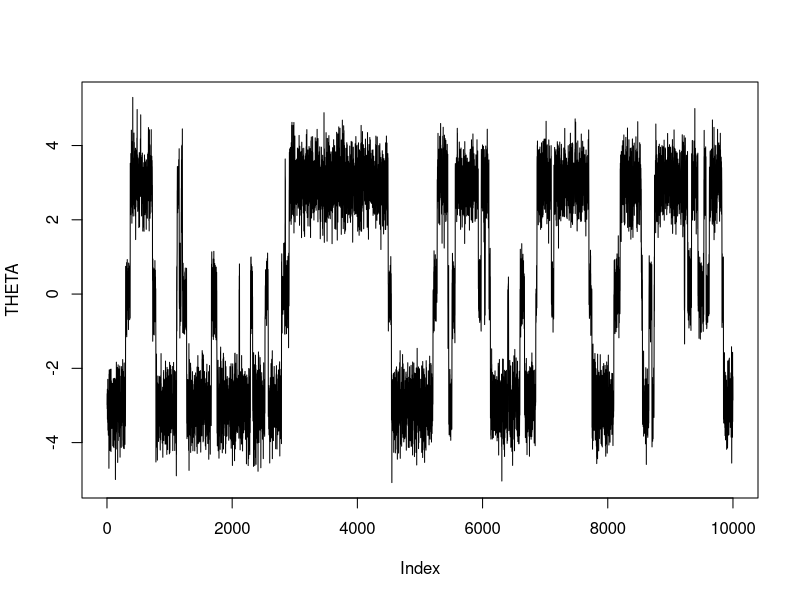
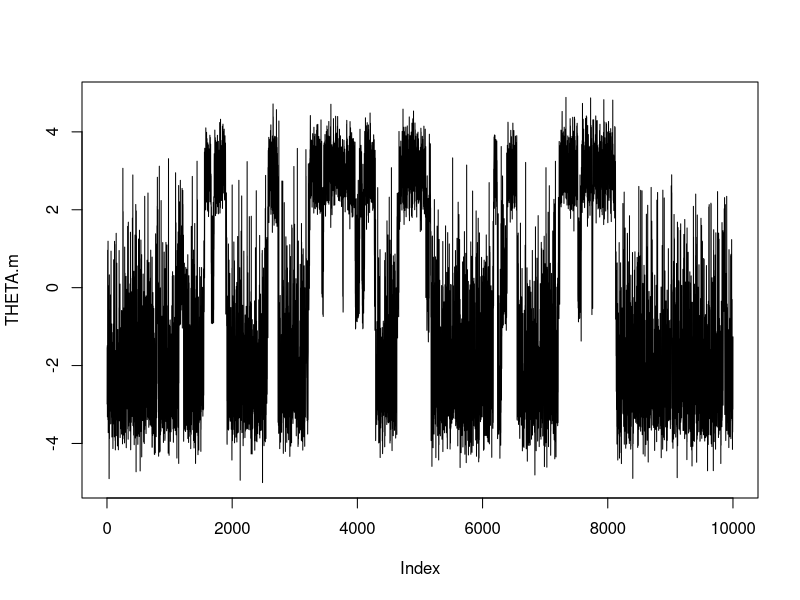
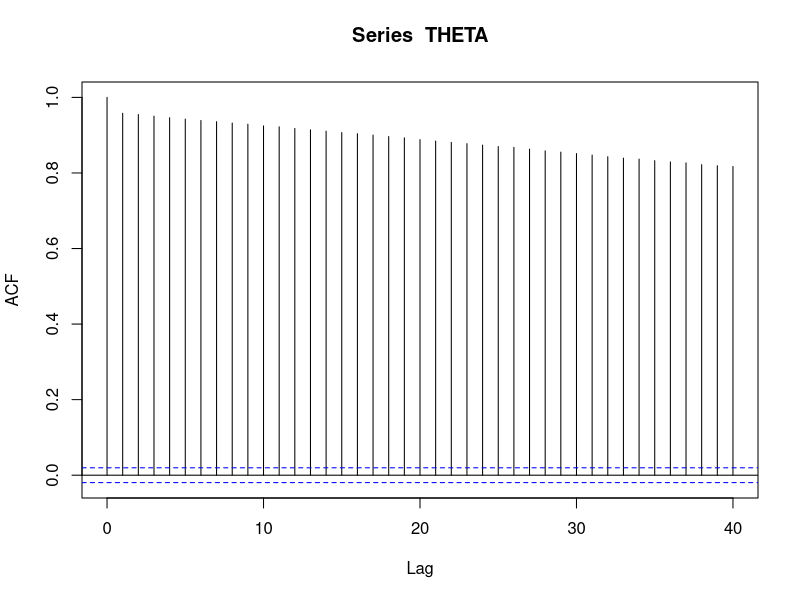
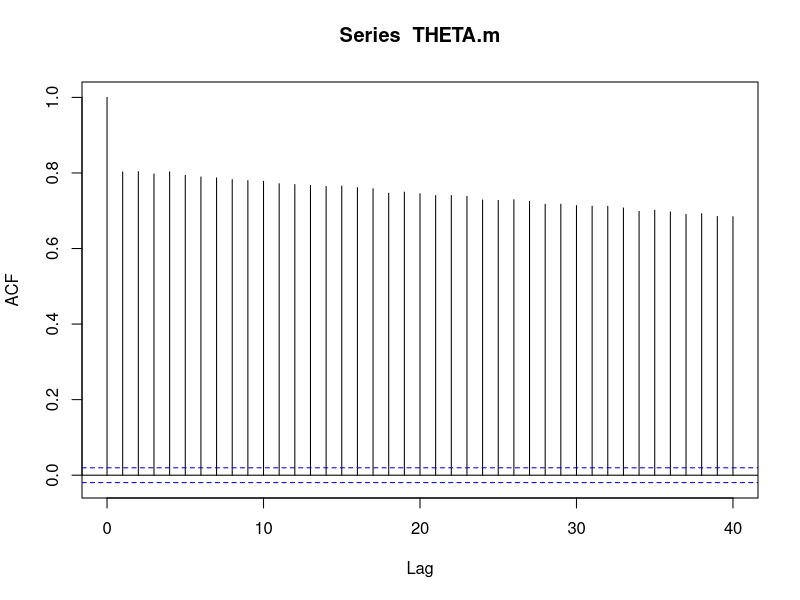
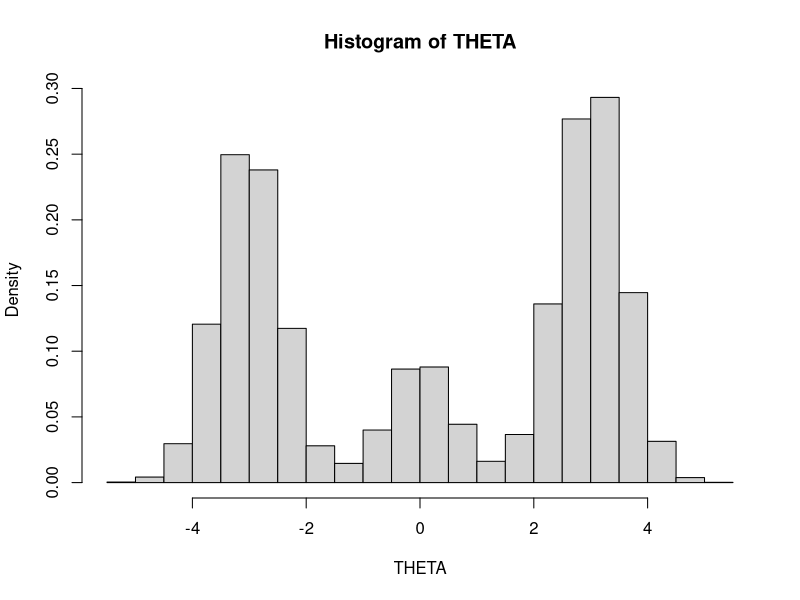
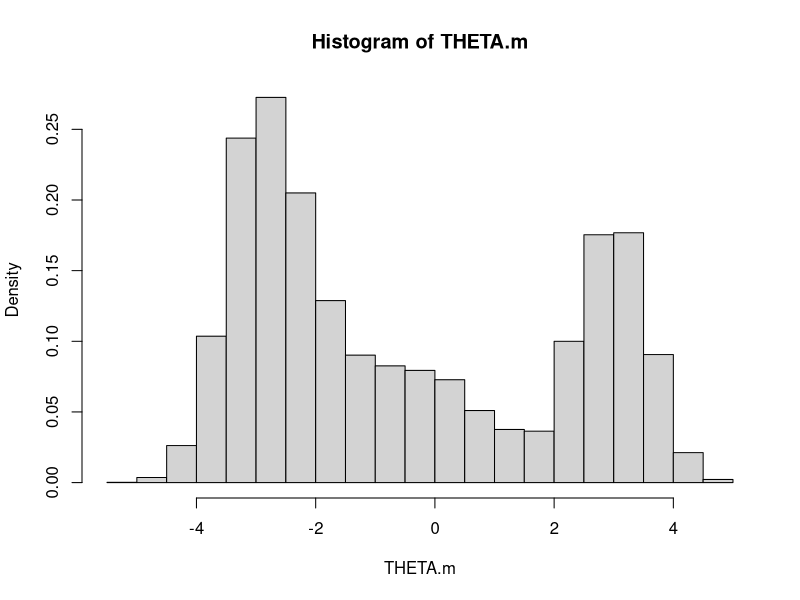

R code for these plots, in order:
## ---- chunk 1
#Gibbs

delta.prior <- c(0.45, 0.1, 0.45)
mu.delta <- c(-3, 0, 3)
sigma2.delta <- c(1/3, 1/3, 1/3)
delta <- sample(1:3, size = 1, prob = delta.prior)
THETA <- NULL
DELTA <- NULL
S <- 10000

for (s in 1:S){
  #generate theta
  theta <- rnorm(1, mu.delta[delta], sqrt(sigma2.delta[delta]))
  
  #generate delta
  delta.post <- rep(0, 3)
  for (i in 1:3) {
    delta.post[i] <- delta.prior[i] * dnorm(theta, mean = mu.delta[i], sd = sqrt(sigma2.delta[i]))
  }
  delta.post <- delta.post/sum(delta.post)
  delta <- sample(1:3, size = 1, prob = delta.post)
  
  #store values
  THETA[s] <- theta
  DELTA[s] <- delta
  
}
## ---- chunk 2
# Metropolis

delta.prior <- c(0.45, 0.1, 0.45)
mu.delta <- c(-3, 0, 3)
sigma2.delta <- c(1/3, 1/3, 1/3)
THETA.m <- NULL
DELTA.m <- NULL
delta <- sample(1:3, size = 1, prob = delta.prior)
theta <- rnorm(1, mu.delta[delta], sqrt(sigma2.delta[delta]))
S <- 10000

for (s in 1:S){
  
  #generate theta
  theta <- rnorm(1, mu.delta[delta], sqrt(sigma2.delta[delta]))
  
  #simulate theta.star
  theta.star <- rnorm(1, theta, 2)

  
  #generate delta
  delta.post <- rep(0, 3)
  for (i in 1:3) {
    delta.post[i] <- delta.prior[i] * dnorm(theta, mean = mu.delta[i], sd = sqrt(sigma2.delta[i]))
  }
  delta.post <- delta.post/sum(delta.post)
  delta <- sample(1:3, size = 1, prob = delta.post)
  
  
  
    #compute Metropolis ratio
  log.r <- sum((dnorm(delta, theta.star, sqrt(sigma2.delta[delta]), log = TRUE)) +
    dnorm(theta.star, mu.delta[delta], 2, log = TRUE)) -
    sum((dnorm(delta, theta, sqrt(sigma2.delta[delta]), log = TRUE)) +
    dnorm(theta, mu.delta[delta], 2, log = TRUE))
  
  if(log(runif(1)) < log.r){
    theta <- theta.star
  }
  
  
  THETA.m <- c(THETA.m, theta)
  DELTA.m <- c(DELTA.m, delta)
  
  
}
## ---- chunk 3
#traceplots
plot(THETA, type="l")
plot(THETA.m, type="l")
## ---- chunk 4
acf(THETA)
acf(THETA.m)
## ---- chunk 5
library(coda)
effectiveSize(THETA)
effectiveSize(THETA.m)
## ---- chunk 6
hist(THETA, freq=FALSE, breaks=20)
hist(THETA.m, freq=FALSE, breaks=20)
